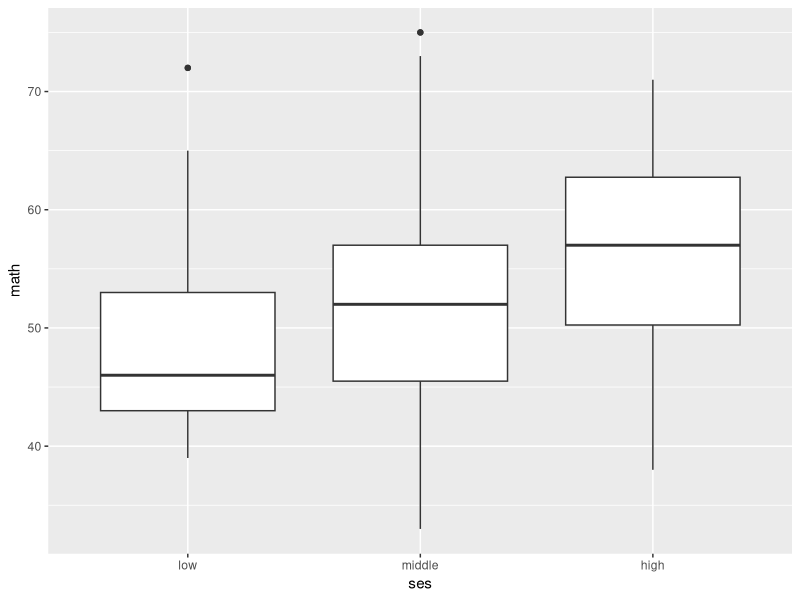

The R script that drew this image:
## ---- chunk 1

library(tidyverse)
hsb2 <- read_csv("hsb2.csv")

hsb2$ses <- factor(hsb2$ses, levels = 1:3, labels= c("low", "middle", "high"))

## ---- chunk 2
hsb2 %>% 
  group_by(ses) %>%
  summarize(mean(math), median(math), sd(math), min(math), max(math))

## ---- chunk 3
hsb2 %>%
  group_by(ses) %>%
  ggplot(aes(x = ses, y = math)) +
  geom_boxplot()

